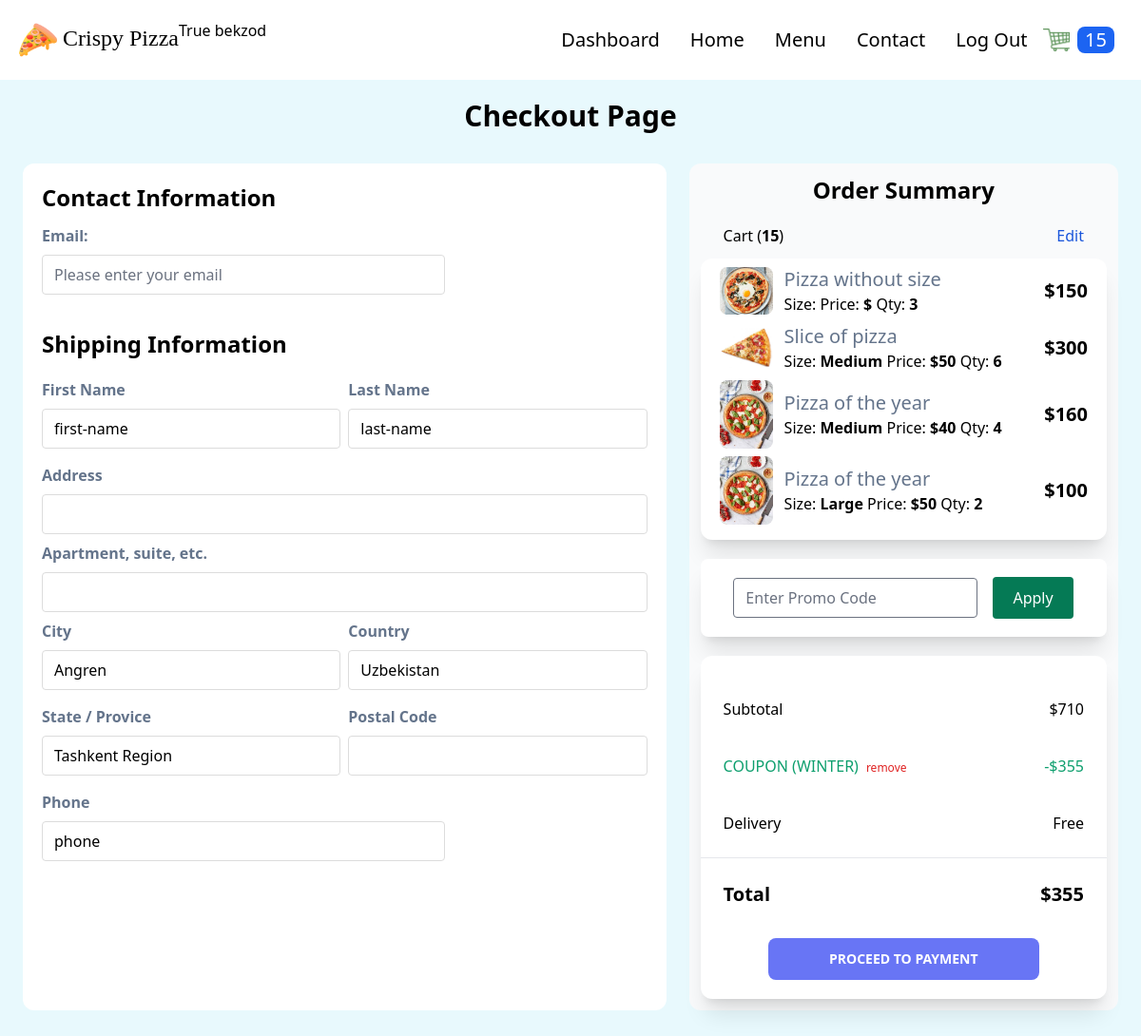
Before: /checkout (signed in) with the older database file.
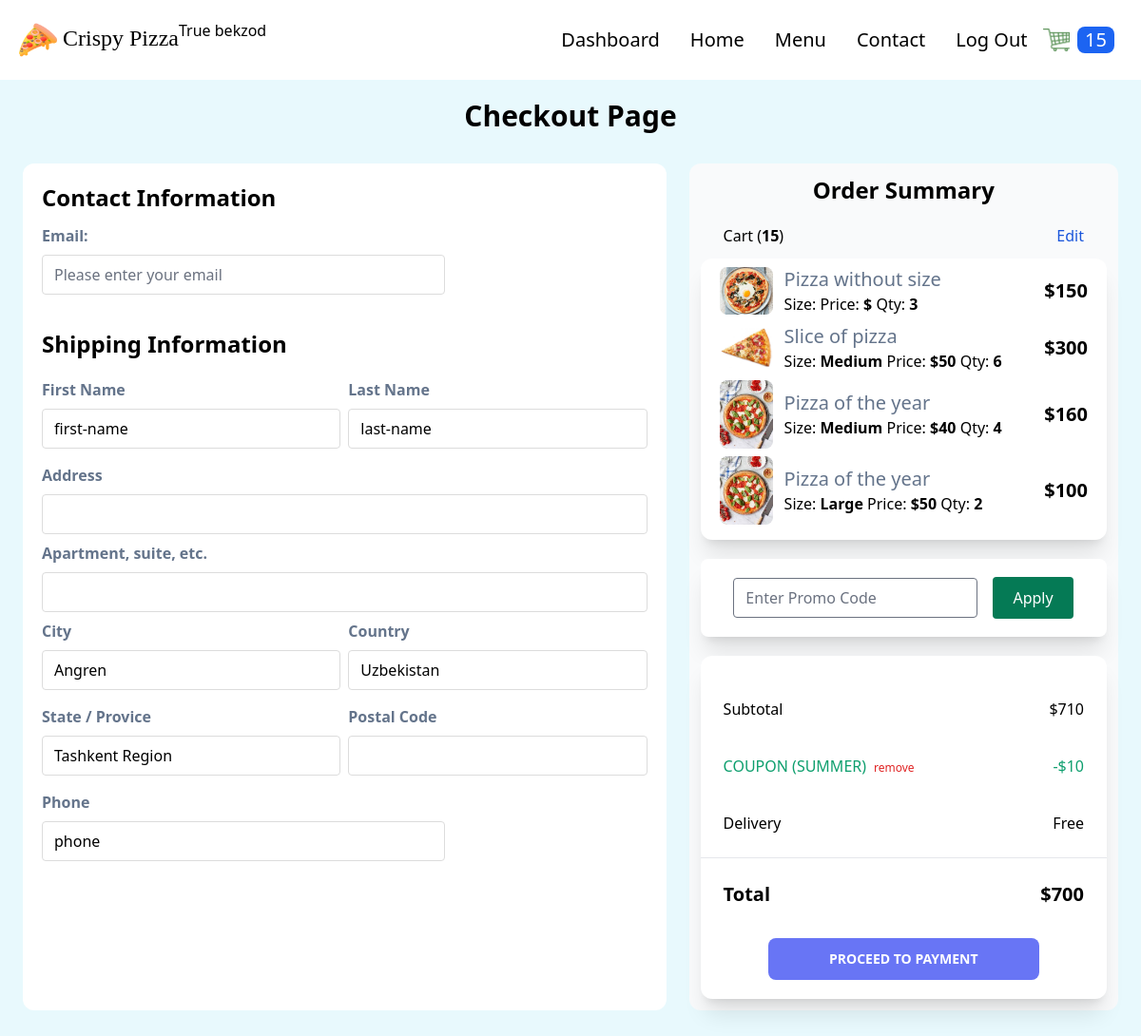
After: the same page with the newer database file.
### order/models.py (models this page shows, shortened)
class Order(models.Model):
    transaction_id = models.UUIDField(
        primary_key=True, default=uuid.uuid4, editable=True)
    customer = models.ForeignKey(
        Customer, on_delete=models.CASCADE)
    date_ordered = models.DateTimeField(auto_now_add=True)
    date_modified = models.DateTimeField(auto_now=True)
    complete = models.BooleanField(default=False)
    coupon = models.ForeignKey(
        'Coupon', on_delete=models.SET_NULL, blank=True, null=True)
    @property
    def get_cart_subtotal(self):
        order_items = self.orderitem_set.all()
        total = sum([item.get_total for item in order_items])
        return total
    get_cart_subtotal.fget.short_description = 'Subtotal'
    @property
    def get_cart_total(self):
        total = self.get_cart_subtotal
        if self.coupon:
            total = total - self.get_coupon_value
        return total
    get_cart_total.fget.short_description = 'Total'
    @property
    def get_cart_items(self):
        order_items = self.orderitem_set.all()
        total = sum([item.quantity for item in order_items])
        return total
    get_cart_items.fget.short_description = '# Items'
    @property
    def get_coupon_value(self):
        if self.coupon:
            if self.coupon.discount_type == "Percent":
                coupon_value = self.get_cart_subtotal*self.coupon.discount_amount//100
            else:
                coupon_value = self.coupon.discount_amount
        else:
            coupon_value = None
        return coupon_value
    get_coupon_value.fget.short_description = 'Coupon'

class Coupon(models.Model):
    DISCOUNT_CHOICES = (
        ("Absolute", "Absolute"),
        ("Percent", "Percent")
    )
    code = models.CharField(max_length=50, unique=True)
    active = models.BooleanField(default=False)
    discount_type = models.CharField(
        max_length=10, choices=DISCOUNT_CHOICES, default="Percent")
    discount_amount = models.PositiveIntegerField(null=True, blank=True)
    valid_from = models.DateTimeField()
    valid_to = models.DateTimeField()
    stripe_api_id = models.CharField(max_length=200, null=True, blank=True)
    stripe_coupon_id = models.CharField(
        max_length=50, null=True, blank=True, default=None)

class OrderItem(models.Model):
    product = models.ForeignKey(
        Product, on_delete=models.SET_NULL, blank=True, null=True)
    order = models.ForeignKey(
        Order, on_delete=models.CASCADE, null=True, blank=True)
    variation = models.ForeignKey(
        ProductVariant, on_delete=models.SET_NULL, blank=True, null=True)
    quantity = models.IntegerField(default=0, null=True, blank=True)
    date_added = models.DateTimeField(auto_now_add=True)
    @property
    def get_total(self):
        if self.product.has_variants:
            total = self.variation.price * self.quantity
        else:
            total = self.product.price * self.quantity
        return total
    get_total.fget.short_description = 'Total'

### store/models.py (models this page shows, shortened)
class Product(models.Model):
    PRODUCT_TYPES = (
        ("Pizza", "pizza"),
        ("Nonpizza", "nonpizza")
    )
    id = models.UUIDField(primary_key=True, default=uuid.uuid4, editable=False)
    name = models.CharField(max_length=100)
    price = models.PositiveIntegerField(blank=True, null=True)
    desc = models.TextField(max_length=500)
    image = models.ImageField(blank=True, upload_to='images')
    created_at = models.DateField(auto_now_add=True)
    updated_at = models.DateField(auto_now=True)
    product_type = models.CharField(max_length=10, choices=PRODUCT_TYPES)
    def image_tag(self):
        return mark_safe(f'<img src="{self.image.url}" width="100" height="100" />')
    image_tag.short_description = 'Image'
    @property
    def has_variants(self):
        if self.productvariant_set.count() > 0:
            return True
        else:
            return False

class ProductVariant(models.Model):
    title = models.CharField(max_length=100, blank=True, null=True)
    product = models.ForeignKey(Product, on_delete=models.CASCADE)
    size = models.ForeignKey(Size, on_delete=models.CASCADE)
    price = models.PositiveIntegerField()

### order/views.py (the view)
# urls.py: path('checkout', views.checkout, name="checkout"),
def checkout(request):
    stripe_publishable_key = settings.STRIPE_PUBLISHABLE_KEY
    if request.user.is_authenticated:
        customer = request.user.customer
    else:
        customer, created = Customer.objects.get_or_create(
            device=request.COOKIES['device'])
    order_qs = Order.objects.filter(
        customer=customer, complete=False)
    if order_qs.exists():
        order = order_qs[0]
        order_items = OrderItem.objects.filter(order=order)
        coupon_form = CouponApplyForm()
        context = {"order": order, "order_items": order_items,
                   "coupon_form": coupon_form,
                   "stripe_publishable_key": stripe_publishable_key}
    return render(request, 'order/checkout.html', context=context)

### order/forms.py
class CouponApplyForm(forms.Form):
    code = forms.CharField(widget=forms.TextInput(attrs={
        'class': 'w-3/5 m-2 rounded focus:ring-0 focus:border-[#c0c0c0] bg-green-100',
        'placeholder': 'Enter Promo Code'
    }))

### store/context_processors.py (called while the page is built, shortened)
def get_cart_quantity(request):
    if request.user.is_authenticated:
        customer = request.user.customer
    try:
        customer_order = Order.objects.filter(
            customer=customer, complete=False)[0]
        number_of_items = customer_order.get_cart_items
    except:
        number_of_items = 0
    finally:
        return {
            'cart_quantity': number_of_items
        }

### order/templates/order/checkout.html (shortened to what the changed rows need)
{% extends 'store/base.html' %} {% block content %} {% load static%}
<form
id="address-form"
method="POST"
enctype="multipart/form-data"
>
<div class="my-5">
  <h1 class="flex items-center justify-center font-bold text-md lg:text-3xl">
    Checkout Page
  </h1>
</div>
<div class="flex justify-between mx-3 mb-5 bg-transparent rounded-xl">
  <div class="p-3 m-3 bg-white w-3/5 rounded-xl">
    <div class="p-2">
      <h2 class="font-bold mb-3 text-2xl">Contact Information</h2>
    </div>
      <div class="p-2">
        <h2 class="font-bold mb-5 text-2xl">Shipping Information</h2>
      </div>
  </div>
</form>
  <div class="flex flex-col p-3 m-3 bg-gray-50 w-2/5 rounded-xl">
    <div>
      <h2 class="font-bold mb-5 text-2xl text-center">Order Summary</h2>
      <div class="flex justify-between mx-6 my-3">
        <p>Cart (<strong>{{order.get_cart_items}}</strong>)</p>
      </div>
    </div>
    <div class="mt-5 py-5 shadow-xl rounded-xl bg-white">
      <div class="flex justify-between m-3 p-3">
        <p>Subtotal</p>
        <p>${{order.get_cart_subtotal}}</p>
      </div>
      {% if order.coupon %}
      <div class="flex m-3 p-3 text-green-500">
        <p>COUPON ({{order.coupon.code|upper}})</p>
        <form action="{% url 'order:remove-coupon' %}" method="post">
          <button class="ml-2 text-red-600 text-xs" type="submit">
            remove
          </button>
        </form>
        <p class="ml-auto">-${{order.get_coupon_value}}</p>
      </div>
      {% endif %}
      <div class="flex justify-between m-3 p-3 font-bold text-xl">
        <p>Total</p>
        <p>${{order.get_cart_total}}</p>
      </div>
    </div>
  </div>
{% endblock %}

Changed rows visible on the page:
changed Order: coupon.code "WINTER" → "SUMMER"; get_coupon_value "355" → "10"; get_cart_total "355" → "700"
